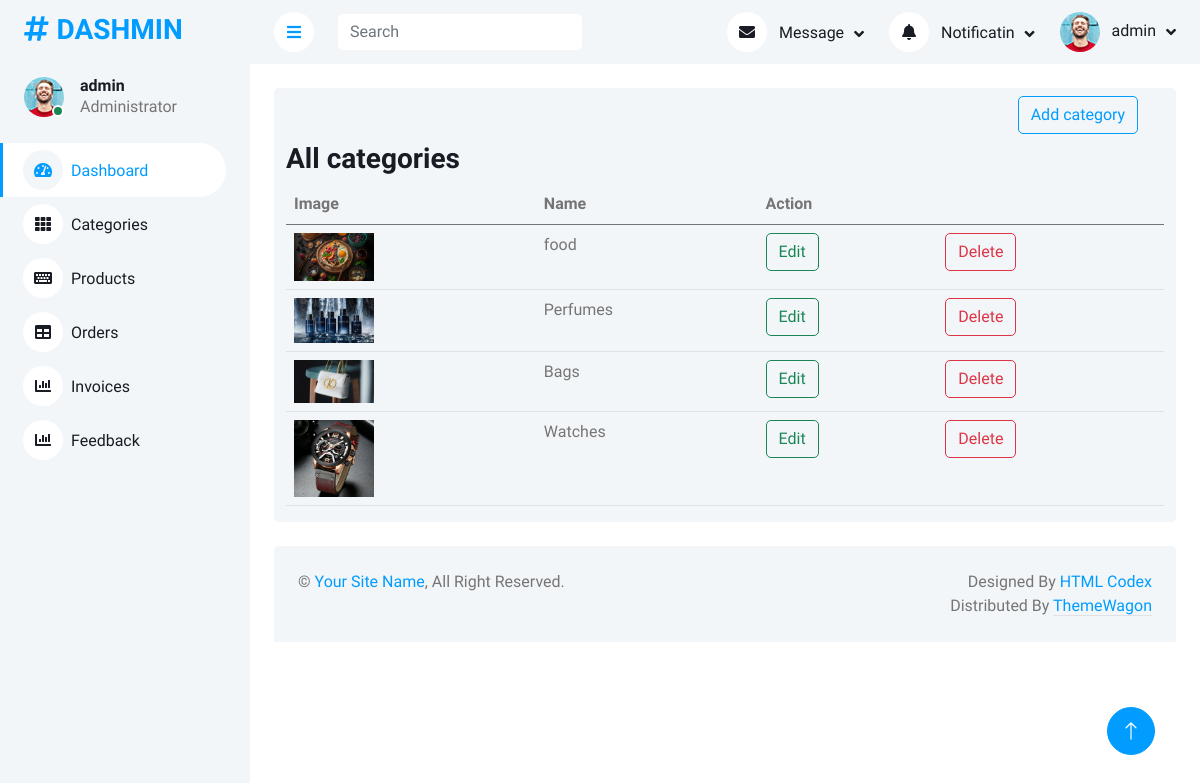
The page /dashmin/categories.php (signed in) on the database its author committed.
### tables this page shows
CREATE TABLE `categories` (
  `catId` int(11) NOT NULL,
  `name` varchar(30) NOT NULL,
  `image` varchar(200) NOT NULL
);

### dashmin/php/query.php (called while the page is built, shortened)
<?php
$catImageAdd = "img/categories/";

### dashmin/categories.php (the view, shortened to what this page needs)
<?php
include("components/header.php");
?>
<div class="container-fluid pt-4 px-4">
    <div class="row  bg-light rounded  mx-0">
        <div class="row justify-content-end">
            <div class="col-lg-2 my-2">
                <button type="button" data-bs-toggle="modal" data-bs-target="#staticBackdrop"
                    class="btn btn-outline-primary ">Add category</button>
            </div>
        </div>
        <div class="col-md-12">
            <h3>All categories</h3>
            <table class="table">
                                <thead>
                                    <tr>
                                        <th scope="col">Image</th>
                                        <th scope="col">Name</th>
                                        <th scope="col" colspan="2">Action</th>
                                    </tr>
                                </thead>
                                <tbody>
                                    <?php
                                    $query = $pdo->query("select * from categories");
                                    $row  = $query->fetchAll(PDO::FETCH_ASSOC);
                                    foreach($row as$values){
?>
<tr>
                                        <th scope="row">
                                            <img src="<?php echo $catImageAdd.$values['image']?>" width="80" alt="" srcset="">
                                        </th>
                                        <td><?php echo $values['name']?></td>
                                        <td><a href="#Update<?php echo $values['catId']?>" class="btn btn-outline-success" data-bs-toggle="modal" >Edit</a></td>
                                        <td><a href="#Delete<?php echo $values['catId']?>" data-bs-toggle="modal"  class="btn btn-outline-danger">Delete</a></td>
                                    </tr>
<?php
                                    }
                                    ?>
                                </tbody>
                            </table>
        </div>
    </div>
</div>
<?php
include("components/footer.php")
?>

### dashmin/css/style.css (style rules this page uses)
:root { --primary: #009CFF; --light: #F3F6F9; --dark: #191C24; }
.btn { transition: .5s; }

### rows shown on the page
categories: image (picture), name "food"
categories: image (picture), name "Perfumes"
categories: image (picture), name "Bags"
categories: image (picture), name "Watches"

### other values the page prints
$_SESSION['adminName'] "admin"
